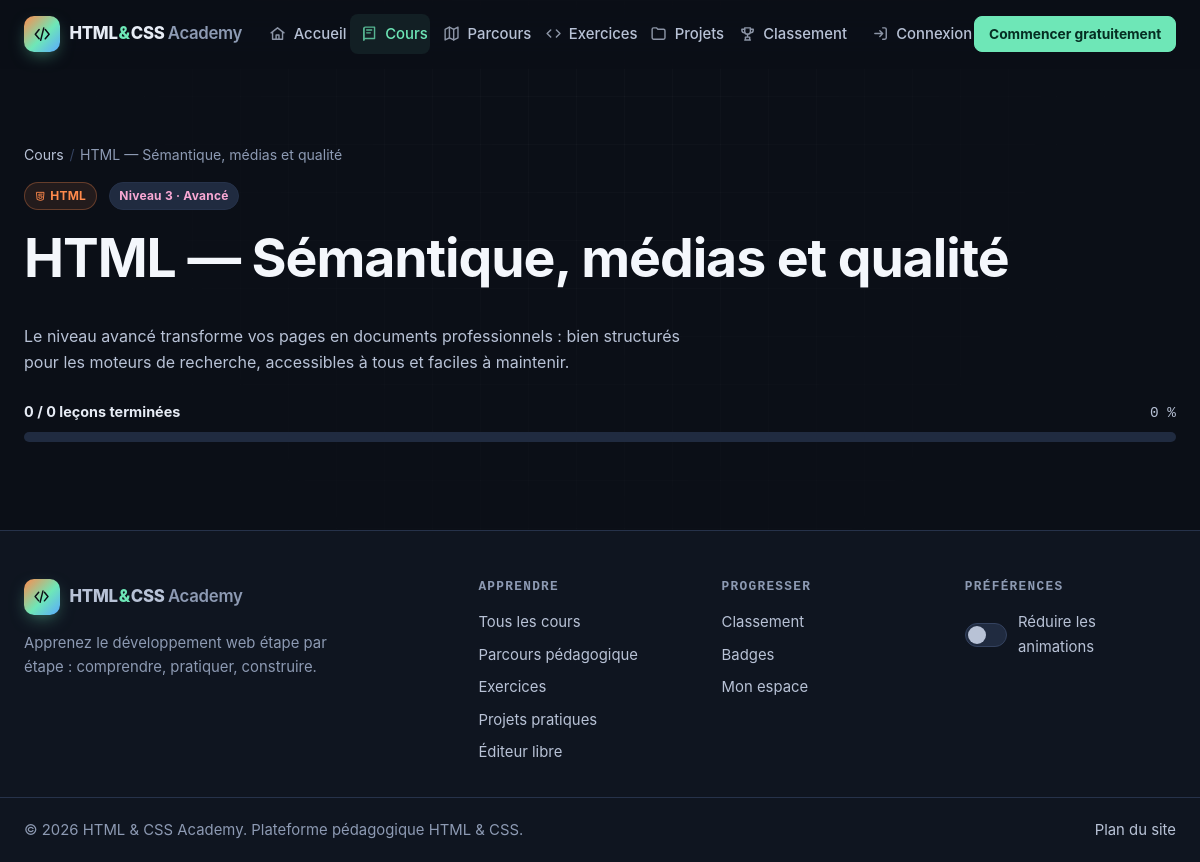
Page /cours/html-semantique-qualite on the earlier database version.
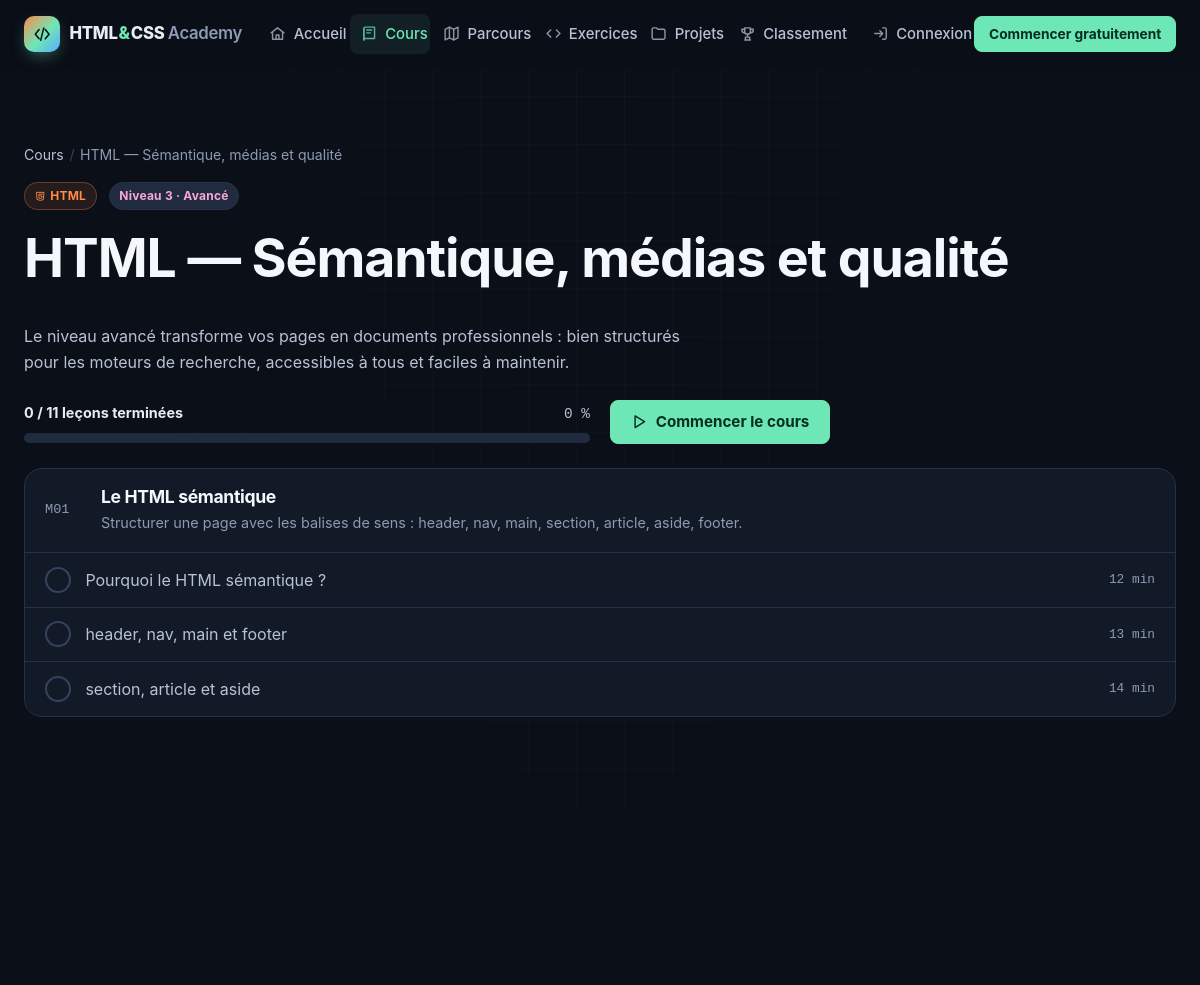
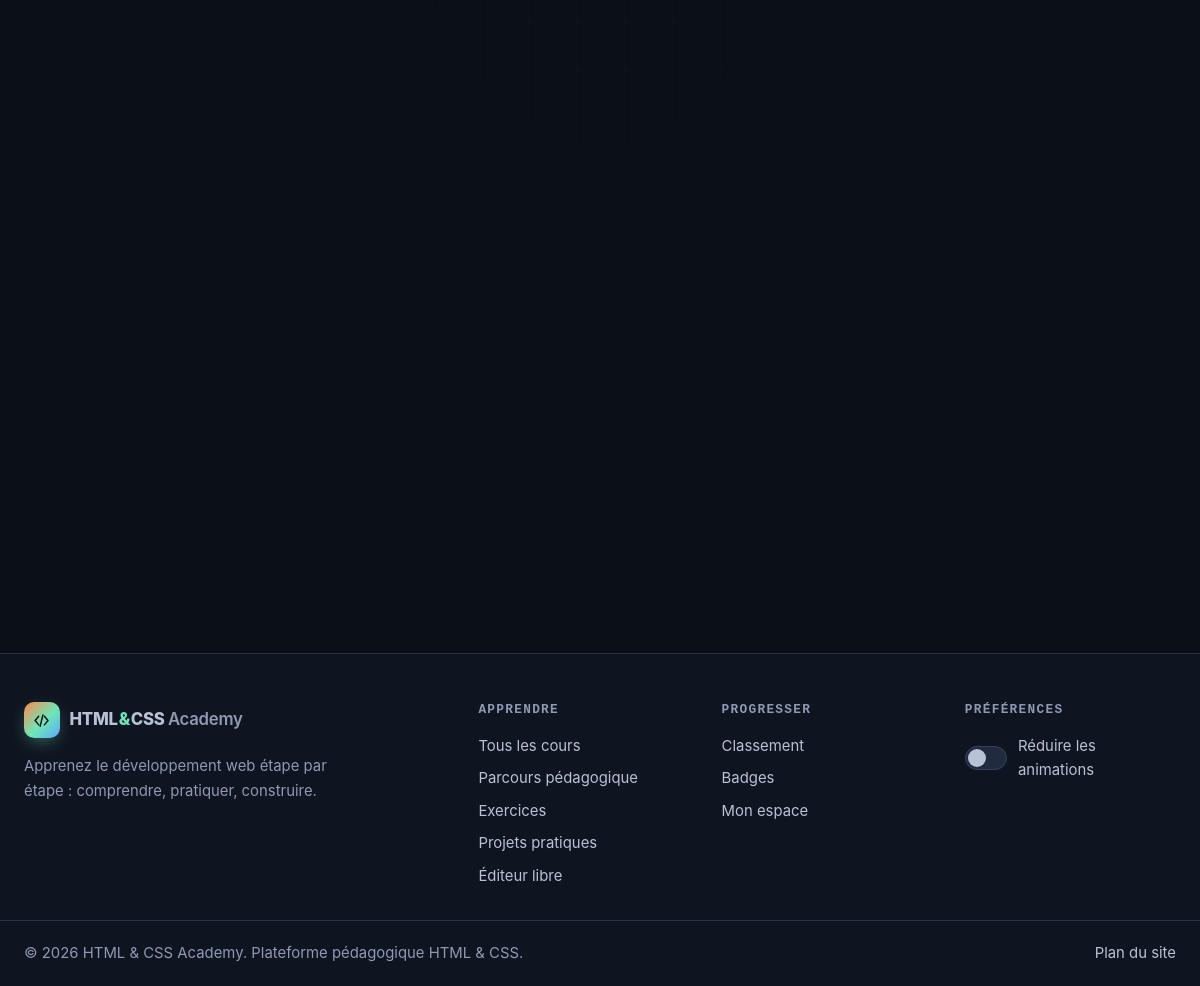
Same page on the later database version (2 pictures, top to bottom).
### tables this page shows
CREATE TABLE modules (
  id          INT UNSIGNED NOT NULL AUTO_INCREMENT,
  course_id   INT UNSIGNED NOT NULL,
  title       VARCHAR(150) NOT NULL,
  slug        VARCHAR(150) NOT NULL,
  description TEXT         NULL,
  sort_order  SMALLINT     NOT NULL DEFAULT 0,
  created_at  DATETIME     NOT NULL DEFAULT CURRENT_TIMESTAMP,
  updated_at  DATETIME     NOT NULL DEFAULT CURRENT_TIMESTAMP ON UPDATE CURRENT_TIMESTAMP,
  PRIMARY KEY (id),
  UNIQUE KEY uq_modules_slug (slug),
  KEY idx_modules_course (course_id, sort_order),
  CONSTRAINT fk_modules_course FOREIGN KEY (course_id) REFERENCES courses (id) ON DELETE CASCADE
);

CREATE TABLE lessons (
  id               INT UNSIGNED NOT NULL AUTO_INCREMENT,
  module_id        INT UNSIGNED NOT NULL,
  title            VARCHAR(150) NOT NULL,
  slug             VARCHAR(150) NOT NULL,
  duration_minutes SMALLINT UNSIGNED NOT NULL DEFAULT 10,
  introduction     TEXT         NOT NULL,
  objectives       JSON         NULL COMMENT 'Liste des objectifs',
  prerequisites    JSON         NULL COMMENT 'Liste des prérequis',
  theory           MEDIUMTEXT   NOT NULL COMMENT 'Explication théorique (Markdown restreint)',
  syntax_code      TEXT         NULL COMMENT 'Syntaxe minimale',
  simple_html      TEXT         NULL,
  simple_css       TEXT         NULL,
  example_html     MEDIUMTEXT   NULL COMMENT 'Exemple détaillé (HTML)',
  example_css      MEDIUMTEXT   NULL COMMENT 'Exemple détaillé (CSS)',
  line_by_line     JSON         NULL COMMENT '[[code, explication], ...]',
  reference_items  JSON         NULL COMMENT '[[balise/propriété, description], ...]',
  common_mistakes  JSON         NULL,
  best_practices   JSON         NULL,
  practical        TEXT         NULL COMMENT 'Utilisation dans un vrai projet (Markdown)',
  summary_points   JSON         NULL,
  challenge        TEXT         NULL,
  is_published     TINYINT(1)   NOT NULL DEFAULT 1,
  sort_order       SMALLINT     NOT NULL DEFAULT 0,
  created_at       DATETIME     NOT NULL DEFAULT CURRENT_TIMESTAMP,
  updated_at       DATETIME     NOT NULL DEFAULT CURRENT_TIMESTAMP ON UPDATE CURRENT_TIMESTAMP,
  PRIMARY KEY (id),
  UNIQUE KEY uq_lessons_slug (slug),
  KEY idx_lessons_module (module_id, sort_order),
  KEY idx_lessons_published (is_published),
  CONSTRAINT fk_lessons_module FOREIGN KEY (module_id) REFERENCES modules (id) ON DELETE CASCADE
);

### courses/course.php (the view, shortened to what the changed rows need)
<?php
require __DIR__ . '/../includes/bootstrap.php';
$course = CourseModel::findBySlug(input('slug'));
$modules = CourseModel::modulesWithLessons((int) $course['id']);
$user = current_user();
$done = $user ? ProgressModel::completedIds((int) $user['id']) : [];
$total = 0;
$completed = 0;
$firstTodo = null;
foreach ($modules as $m) {
    foreach ($m['lessons'] as $l) {
        $total++;
        if (isset($done[(int) $l['id']])) {
            $completed++;
        } elseif ($firstTodo === null) {
            $firstTodo = $l;
        }
    }
}
$firstTodo ??= $modules[0]['lessons'][0] ?? null;
$percent = $total ? (int) floor($completed / $total * 100) : 0;
$cat = $course['category_slug'];
$activeNav = 'courses';
$jsonLd = [
    '@context'    => 'https://schema.org',
    '@type'       => 'Course',
    'name'        => $course['title'],
    'description' => $course['summary'],
    'educationalLevel' => level_label((int) $course['level']),
    'inLanguage'  => 'fr',
    'provider'    => ['@type' => 'Organization', 'name' => setting('site_name', config('app.name')), 'sameAs' => absolute_url('')],
];
require ROOT_PATH . '/includes/header.php';
?>
<header class="page-head container">
  <div class="btn-row" style="margin-bottom:1rem">
    <span class="tag tag--<?= e($cat) ?>"><?= icon($cat, 'icon icon--sm') ?> <?= e($course['category_name']) ?></span>
  </div>
  <h1><?= e($course['title']) ?></h1>
  <div class="grid grid--2" style="align-items:center;margin-top:1.5rem">
    <div class="progress progress--<?= e($cat) ?>" data-animate-progress>
      <div class="progress__head"><span class="progress__label"><?= $completed ?> / <?= $total ?> leçons terminées</span><span class="progress__value"><?= $percent ?> %</span></div>
    </div>
    <?php if ($firstTodo): ?>
      <div class="btn-row">
        <a class="btn btn--primary" href="<?= e(route('lesson', $firstTodo['slug'])) ?>"><?= icon('play') ?> <?= $completed > 0 ? 'Continuer' : 'Commencer le cours' ?></a>
      </div>
    <?php endif; ?>
  </div>
</header>
<div class="container">
  <?php foreach ($modules as $i => $m): ?>
    <section class="module reveal" aria-labelledby="module-<?= (int) $m['id'] ?>">
      <div class="module__head">
        <span class="module__num">M<?= sprintf('%02d', $i + 1) ?></span>
        <div>
          <h2 id="module-<?= (int) $m['id'] ?>" class="h3" style="font-size:1.1rem;margin:0"><?= e($m['title']) ?></h2>
          <?php if ($m['description']): ?><p><?= e($m['description']) ?></p><?php endif; ?>
        </div>
      </div>
      <ol class="module__lessons">
        <?php foreach ($m['lessons'] as $l): $isDone = isset($done[(int) $l['id']]); ?>
          <li class="module__lesson<?= $isDone ? ' is-done' : '' ?>">
            <a href="<?= e(route('lesson', $l['slug'])) ?>">
              <span class="lesson-status" aria-hidden="true"><?= $isDone ? icon('check') : '' ?></span>
              <span class="lesson-title"><?= e($l['title']) ?><?php if ($isDone): ?><span class="sr-only"> (terminée)</span><?php endif; ?></span>
              <span class="lesson-duration"><?= (int) $l['duration_minutes'] ?> min</span>
            </a>
          </li>
        <?php endforeach; ?>
      </ol>
    </section>
  <?php endforeach; ?>
</div>
<?php require ROOT_PATH . '/includes/footer.php'; ?>

### includes/navbar.php (shortened to what the changed rows need)
<?php
$activeNav ??= '';
$navItems = [
    'home'        => ['Accueil', route('home'), 'home'],
    'courses'     => ['Cours', route('courses'), 'book'],
    'path'        => ['Parcours', route('path'), 'map'],
    'exercises'   => ['Exercices', route('exercises'), 'code'],
    'projects'    => ['Projets', route('projects'), 'folder'],
    'leaderboard' => ['Classement', route('leaderboard'), 'trophy'],
];
?>
<header class="site-header" data-header>
  <div class="container site-header__inner">
    <a class="brand" href="<?= e(route('home')) ?>" aria-label="<?= e(setting('site_name', config('app.name'))) ?> — accueil">
      <span class="brand__mark"><?= icon('logo') ?></span>
    </a>
    <nav class="main-nav" id="main-nav" aria-label="Navigation principale" data-nav>
      <ul class="main-nav__list">
        <?php foreach ($navItems as $key => [$label, $href, $ico]): ?>
          <li><a class="main-nav__link<?= $activeNav === $key ? ' is-active' : '' ?>" href="<?= e($href) ?>"<?= $activeNav === $key ? ' aria-current="page"' : '' ?>><?= icon($ico) ?><span><?= e($label) ?></span></a></li>
        <?php endforeach; ?>
      </ul>
      <div class="main-nav__account">
        <?php if ($user): ?>
          <a class="main-nav__link<?= $activeNav === 'dashboard' ? ' is-active' : '' ?>" href="<?= e(url('dashboard/index.php')) ?>"><?= icon('dashboard') ?><span>Mon espace</span></a>
          <?php if ($user['role'] === 'admin'): ?>
            <a class="main-nav__link main-nav__link--admin<?= $activeNav === 'admin' ? ' is-active' : '' ?>" href="<?= e(url('admin/dashboard.php')) ?>"><?= icon('settings') ?><span>Admin</span></a>
          <?php endif; ?>
          <div class="user-menu" data-dropdown>
            <button type="button" class="user-menu__btn" aria-expanded="false" aria-haspopup="true" data-dropdown-toggle>
              <span class="avatar" aria-hidden="true"><?= e(initials($user['first_name'], $user['last_name'])) ?></span>
              <span class="sr-only">Menu de <?= e($user['first_name']) ?></span>
              <?= icon('chevron-down', 'icon icon--sm') ?>
            </button>
            <div class="user-menu__panel" data-dropdown-panel hidden>
              <p class="user-menu__name"><?= e($user['first_name'] . ' ' . $user['last_name']) ?><small><?= e($user['email']) ?></small></p>
              <a href="<?= e(url('dashboard/progress.php')) ?>"><?= icon('chart') ?> Ma progression</a>
              <a href="<?= e(url('dashboard/badges.php')) ?>"><?= icon('award') ?> Mes badges</a>
              <a href="<?= e(url('dashboard/profile.php')) ?>"><?= icon('user') ?> Mon profil</a>
              <form method="post" action="<?= e(url('auth/logout.php')) ?>">
                <?= csrf_field() ?>
                <button type="submit"><?= icon('logout') ?> Déconnexion</button>
              </form>
            </div>
          </div>
        <?php else: ?>
          <a class="main-nav__link<?= $activeNav === 'login' ? ' is-active' : '' ?>" href="<?= e(url('auth/login.php')) ?>"><?= icon('login') ?><span>Connexion</span></a>
        <?php endif; ?>
      </div>
    </nav>
  </div>
</header>

### includes/functions.php (shortened to what the changed rows need)
<?php
function config(string $key, $default = null)
{
    $value = $GLOBALS['__config'];
    foreach (explode('.', $key) as $part) {
        $value = $value[$part];
    }
    return $value;
}
function e($value): string
{
    return htmlspecialchars((string) $value, ENT_QUOTES | ENT_SUBSTITUTE, 'UTF-8');
}
function base_path(): string
{
    static $base = null;
    if ($base !== null) {
        return $base;
    }
    $docRoot = realpath($_SERVER['DOCUMENT_ROOT'] ?? '') ?: '';
    $root = realpath(ROOT_PATH) ?: ROOT_PATH;
    if ($docRoot !== '' && str_starts_with($root, $docRoot)) {
        return $base = rtrim(str_replace('\\', '/', substr($root, strlen($docRoot))), '/');
    }
    return $base = '';
}
function url(string $path = ''): string
{
    return base_path() . '/' . ltrim($path, '/');
}
function route(string $name, ?string $param = null): string
{
    $pretty = [
        'home'        => '',
        'courses'     => 'cours',
        'course'      => 'cours/%s',
        'lesson'      => 'lecon/%s',
        'path'        => 'parcours',
        'exercises'   => 'exercices',
        'exercise'    => 'exercice/%s',
        'projects'    => 'projets',
        'project'     => 'projet/%s',
        'leaderboard' => 'classement',
        'playground'  => 'editeur',
        'certificate' => 'certificat/%s',
    ];
    $plain = [
        'home'        => '',
        'courses'     => 'courses/index.php',
        'course'      => 'courses/course.php?slug=%s',
        'lesson'      => 'courses/lesson.php?slug=%s',
        'path'        => 'parcours.php',
        'exercises'   => 'exercises/index.php',
        'exercise'    => 'exercises/exercise.php?slug=%s',
        'projects'    => 'projects/index.php',
        'project'     => 'projects/project.php?slug=%s',
        'leaderboard' => 'leaderboard.php',
        'playground'  => 'playground.php',
        'certificate' => 'certificate.php?id=%s',
    ];
    $map = config('app.pretty_urls') ? $pretty : $plain;
    $pattern = $map[$name] ?? $name;
    return url($param !== null ? sprintf($pattern, rawurlencode($param)) : $pattern);
}
function input(string $key, string $default = ''): string
{
    $v = $_POST[$key] ?? $_GET[$key] ?? $default;
    return is_string($v) ? trim($v) : $default;
}
function icon(string $name, string $class = 'icon'): string
{
    return sprintf(
        '<svg class="%s" aria-hidden="true" focusable="false"><use href="%s#%s"></use></svg>',
        e($class),
        e(url('assets/icons/sprite.svg')),
        e($name)
    );
}
function setting(string $key, string $default = ''): string
{
    return SettingModel::get($key, $default);
}

Differences in the rows shown:
added modules: title "Le HTML sémantique", description "Structurer une page avec les balises de sens : header, nav, main, section, article, aside, footer."
added lessons: title "Pourquoi le HTML sémantique ?", duration_minutes "12"
added lessons: title "header, nav, main et footer", duration_minutes "13"
added lessons: title "section, article et aside", duration_minutes "14"
Other differences:
$total: "0" → "11"
text now shown: "Commencer le cours"
